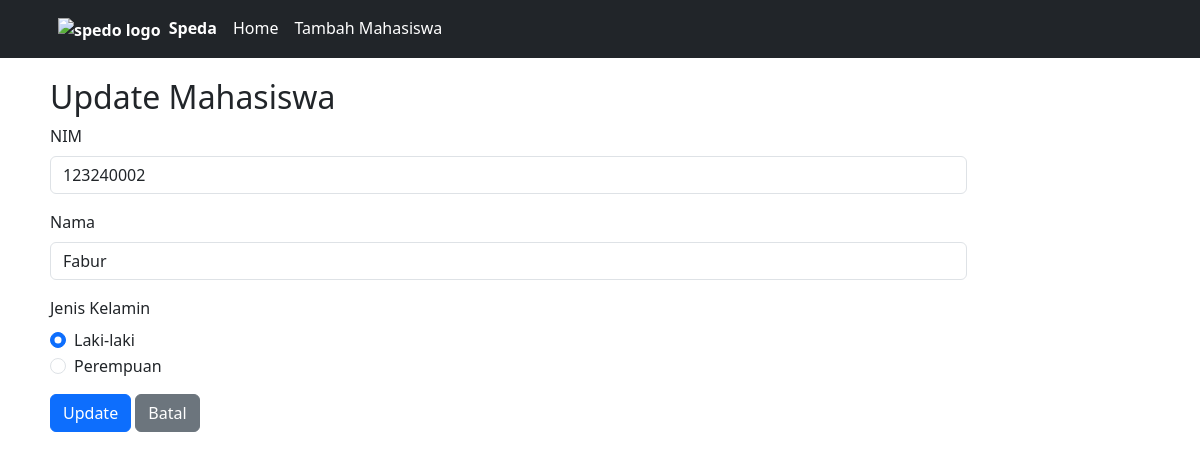
The app's page /webSpeda/update.php?id=2 with its own data.
### tables this page shows
CREATE TABLE `mahasiswa` (
  `id` int(11) NOT NULL,
  `nim` varchar(100) NOT NULL,
  `nama` varchar(100) NOT NULL,
  `jenis_kelamin` varchar(100) NOT NULL,
  `created_at` date NOT NULL DEFAULT current_timestamp()
);

### webSpeda/update.php (the view, shortened to what this page needs)
<?php
include "koneksi.php";
$id = $_GET['id'];
$sql = "SELECT * FROM mahasiswa WHERE id = ?";
$stmt = $koneksi->prepare($sql);
$stmt->bind_param("i", $id);
$stmt->execute();
$result = $stmt->get_result();
$data = $result->fetch_assoc();
?>
<!DOCTYPE html>
<html lang="en">
    <head>
        <link href="https://cdn.jsdelivr.net/npm/bootstrap@5.3.8/dist/css/bootstrap.min.css" rel="stylesheet">
        <link rel="stylesheet" href="styles.css">
    </head>
    <body>
        <nav class="navbar navbar-expand-sm bg-dark navbar-dark">
            <div class="container-fluid" style="padding-left: 50px;">
                <ul class="navbar-nav">
                    <li class="nav-item">
                            <a class="nav-link active" style="font-weight:bold;" href="index.html">
                                <img src="https://encrypted-tbn0.gstatic.com/images?q=tbn:ANd9GcQAT4BdeCYQ5yZCLfiua53FH69Q-61Jt1ys3A&s" alt="spedo logo" width="30" height="25" class="me-1">
                                Speda
                            </a>
                    </li>
                    <li class="nav-item">
                        <a class="nav-link active" href="index.php">Home</a>
                    </li>
                    <li class="nav-item">
                        <a class="nav-link active" href="tambah_mahasiswa.php">Tambah Mahasiswa</a>
                    </li>
                </ul>
            </div>
        </nav>
        <div class="content-wrapper">
            <div class="col-10">
                <h2>Update Mahasiswa</h2>
                <form action="logicUpdate.php" method="post">
                    <div class="mb-3">
                        <label for="" class="form-label">NIM</label>
                        <input type="text" class="form-control" id="nim" name="nim" value="<?= $data['nim'] ?>" placeholder="Masukkan NIM">
                    </div>
                    <div class="mb-3">
                        <label for="" class="form-label">Nama</label>
                        <input type="text" class="form-control" id="nama" name="nama" value="<?= $data['nama'] ?>" placeholder="Masukkan Nama">
                    </div>
                    <div class="mb-3">
                        <label class="form-label">Jenis Kelamin</label>
                        <div class="form-check">
                            <input class="form-check-input" type="radio" name="gender" id="laki" value="Laki-laki" <?= ($data['jenis_kelamin'] == 'Laki-laki') ? 'checked' : ''?>>
                            <label class="form-check-label" for="laki">
                                Laki-laki
                            </label>
                        </div>
                        <div class="form-check">
                            <input class="form-check-input" type="radio" name="gender" id="perempuan" value="Perempuan"  <?= ($data['jenis_kelamin'] == 'Perempuan') ? 'checked' : ''?>>
                            <label class="form-check-label" for="perempuan">
                                Perempuan
                            </label>
                        </div>
                    </div>
                        <button class="btn btn-primary" type="submit">Update</button>
                        <a href="index.php" class="btn btn-secondary">Batal</a>
                </form>
            </div>
        </div>
    </body>
</html>

### webSpeda/styles.css (style rules this page uses)
.content-wrapper { padding: 20px 50px; }

### records on screen
mahasiswa: nim "123240002", nama "Fabur", jenis_kelamin "☑ Laki-laki", jenis_kelamin "☐ Perempuan"
